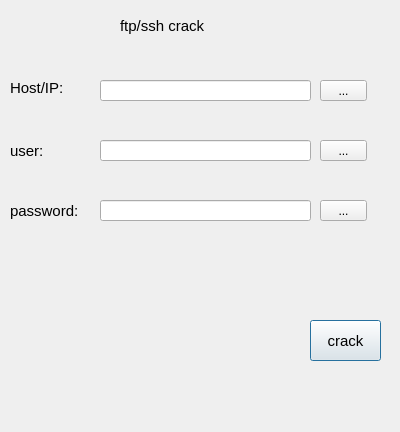
<?xml version="1.0" encoding="UTF-8"?>
<ui version="4.0">
 <class>Dialog</class>
 <widget class="QDialog" name="Dialog">
  <property name="geometry">
   <rect>
    <x>0</x>
    <y>0</y>
    <width>400</width>
    <height>432</height>
   </rect>
  </property>
  <property name="windowTitle">
   <string>Dialog</string>
  </property>
  <widget class="QLabel" name="label">
   <property name="geometry">
    <rect>
     <x>10</x>
     <y>80</y>
     <width>72</width>
     <height>15</height>
    </rect>
   </property>
   <property name="font">
    <font>
     <pointsize>11</pointsize>
    </font>
   </property>
   <property name="text">
    <string>Host/IP:</string>
   </property>
  </widget>
  <widget class="QLabel" name="label_2">
   <property name="geometry">
    <rect>
     <x>10</x>
     <y>140</y>
     <width>81</width>
     <height>21</height>
    </rect>
   </property>
   <property name="font">
    <font>
     <pointsize>11</pointsize>
    </font>
   </property>
   <property name="text">
    <string>user:</string>
   </property>
  </widget>
  <widget class="QLabel" name="label_3">
   <property name="geometry">
    <rect>
     <x>10</x>
     <y>190</y>
     <width>101</width>
     <height>41</height>
    </rect>
   </property>
   <property name="font">
    <font>
     <pointsize>11</pointsize>
    </font>
   </property>
   <property name="text">
    <string>password:</string>
   </property>
  </widget>
  <widget class="QLabel" name="label_4">
   <property name="geometry">
    <rect>
     <x>120</x>
     <y>10</y>
     <width>141</width>
     <height>31</height>
    </rect>
   </property>
   <property name="font">
    <font>
     <pointsize>11</pointsize>
    </font>
   </property>
   <property name="text">
    <string>ftp/ssh crack</string>
   </property>
  </widget>
  <widget class="QPushButton" name="pushButton">
   <property name="geometry">
    <rect>
     <x>310</x>
     <y>320</y>
     <width>71</width>
     <height>41</height>
    </rect>
   </property>
   <property name="font">
    <font>
     <pointsize>11</pointsize>
    </font>
   </property>
   <property name="text">
    <string>crack</string>
   </property>
  </widget>
  <widget class="QLineEdit" name="lineEdit">
   <property name="geometry">
    <rect>
     <x>100</x>
     <y>80</y>
     <width>211</width>
     <height>21</height>
    </rect>
   </property>
  </widget>
  <widget class="QLineEdit" name="lineEdit_2">
   <property name="geometry">
    <rect>
     <x>100</x>
     <y>140</y>
     <width>211</width>
     <height>21</height>
    </rect>
   </property>
  </widget>
  <widget class="QLineEdit" name="lineEdit_3">
   <property name="geometry">
    <rect>
     <x>100</x>
     <y>200</y>
     <width>211</width>
     <height>21</height>
    </rect>
   </property>
  </widget>
  <widget class="QToolButton" name="toolButton">
   <property name="geometry">
    <rect>
     <x>320</x>
     <y>80</y>
     <width>47</width>
     <height>21</height>
    </rect>
   </property>
   <property name="text">
    <string>...</string>
   </property>
  </widget>
  <widget class="QToolButton" name="toolButton_2">
   <property name="geometry">
    <rect>
     <x>320</x>
     <y>140</y>
     <width>47</width>
     <height>21</height>
    </rect>
   </property>
   <property name="text">
    <string>...</string>
   </property>
  </widget>
  <widget class="QToolButton" name="toolButton_3">
   <property name="geometry">
    <rect>
     <x>320</x>
     <y>200</y>
     <width>47</width>
     <height>21</height>
    </rect>
   </property>
   <property name="text">
    <string>...</string>
   </property>
  </widget>
 </widget>
 <resources/>
 <connections/>
</ui>
